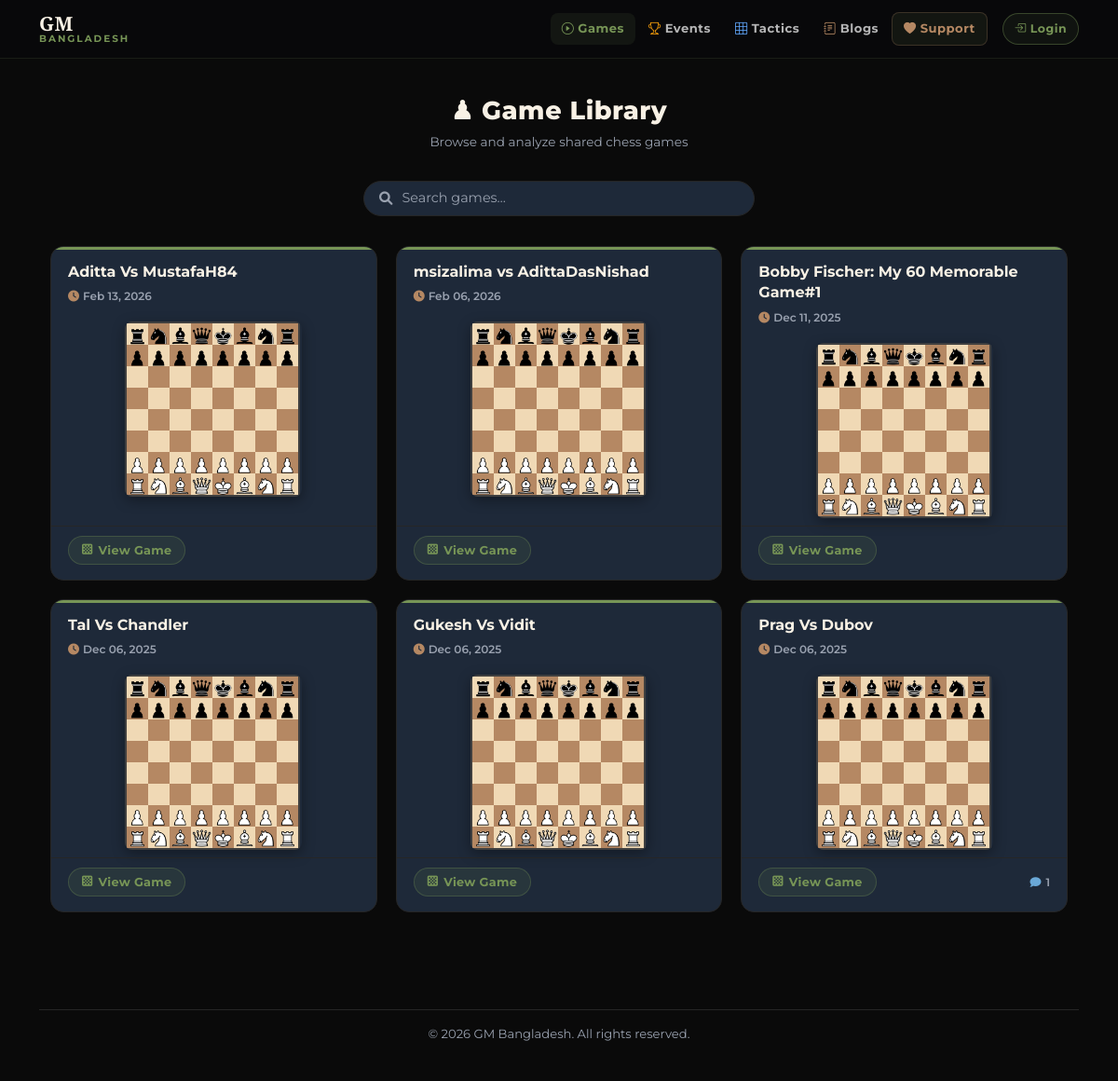
Before: /all-games/ with the older database file.
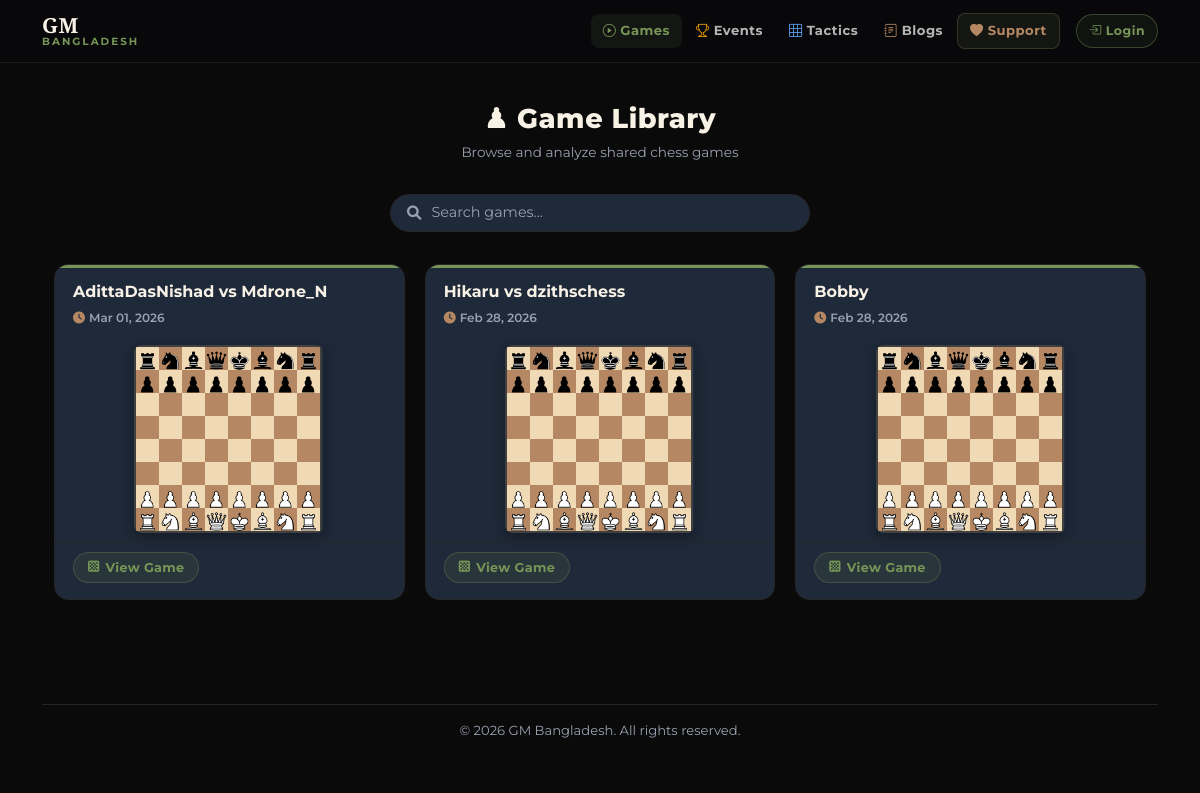
After: the same page with the newer database file.
### news/models.py (models this page shows, shortened)
class UploadedGame(models.Model):
    title = models.CharField(max_length=255)
    uploaded_by = models.ForeignKey(User, on_delete=models.CASCADE)
    pgn = models.TextField()  # always store PGN text here
    white_player = models.CharField(max_length=255, blank=True, null=True)
    black_player = models.CharField(max_length=255, blank=True, null=True)
    created_at = models.DateTimeField(auto_now_add=True)
    slug_link = models.SlugField(unique=True, blank=True, max_length=255)

### news/views.py (the view)
# urls.py: path('all-games/', views.all_games, name='all_games'),
def all_games(request):
    games = UploadedGame.objects.all().order_by("-created_at")
    return render(request, 'news/all_games.html', {'games': games})

### news/templates/news/all_games.html (shortened to what this page needs)
{% extends 'news/base.html' %}
{% load static %}
{% load widget_tweaks %}
{% block content %}
<link rel="stylesheet" href="{% static 'chessboardjs-1.0.0/css/chessboard-1.0.0.min.css' %}">
<div class="container py-4">
    <div class="page-header">
        <h4 class="page-title">♟ Game Library</h4>
        <p class="page-subtitle">Browse and analyze shared chess games</p>
    </div>
    <div class="search-wrap">
        <i class="fas fa-search"></i>
        <input type="text" id="game-search" placeholder="Search games…" autocomplete="off">
    </div>
    {% if games %}
    <div class="game-grid" id="game-container">
        {% for game in games %}
        <a href="{% url 'game_detail' game.slug_link %}" class="game-card"
           data-pgn="{{ game.pgn|escapejs }}" data-id="{{ game.id }}">
            <div class="card-header-content">
                <h3 class="card-game-title">{{ game.title }}</h3>
                <div class="card-meta">
                    <span><i class="fas fa-clock"></i> {{ game.created_at|date:"M d, Y" }}</span>
                </div>
            </div>
            <div class="card-board-wrap">
                <div class="mini-board-outer" id="board-{{ game.id }}"></div>
            </div>
            <div class="card-footer-content">
                <span class="view-btn">
                    <i class="fas fa-chess-board"></i> View Game
                </span>
                {% if game.comments.count %}
                <span class="comment-badge">
                    <i class="fas fa-comment"></i> {{ game.comments.count }}
                </span>
                {% endif %}
            </div>
        </a>
        {% endfor %}
    </div>
    {% endif %}
</div>
{% endblock %}

### news/templates/news/base.html (shortened to what this page needs)
<!DOCTYPE html>
<html lang="en">
<head>
    <link href="https://cdn.jsdelivr.net/npm/bootstrap@5.3.0/dist/css/bootstrap.min.css" rel="stylesheet">
    <link rel="stylesheet" href="https://cdn.jsdelivr.net/npm/bootstrap-icons@1.10.0/font/bootstrap-icons.css">
    <link rel="stylesheet" href="https://cdn.jsdelivr.net/gh/lipis/flag-icons@7.3.2/css/flag-icons.min.css" />
    <link rel="stylesheet" href="https://cdnjs.cloudflare.com/ajax/libs/font-awesome/6.0.0/css/all.min.css">
</head>
<body>
    <nav class="navbar navbar-expand-lg navbar-dark">
        <div class="container">
            <a class="navbar-brand d-flex align-items-center gap-2" href="{% url 'home' %}">
                <div class="logo-text">
                    <span class="logo-main">GM</span>
                    <span class="logo-sub">Bangladesh</span>
                </div>
            </a>
            <div class="collapse navbar-collapse" id="navbarNav">
                <ul class="navbar-nav ms-auto align-items-center">
                    <li class="nav-item">
                        <a class="nav-link" href="{% url 'all_games' %}">
                            <i class="bi bi-play-circle me-1" style="color:var(--chess-primary);"></i>Games
                        </a>
                    </li>
                    <li class="nav-item">
                        <a class="nav-link" href="{% url 'all_events' %}">
                            <i class="bi bi-trophy me-1" style="color:#f59e0b;"></i>Events
                        </a>
                    </li>
                    <li class="nav-item">
                        <a class="nav-link" href="{% url 'puzzle_list' %}">
                            <i class="bi bi-grid-3x3 me-1" style="color:#60a5fa;"></i>Tactics
                        </a>
                    </li>
                    <li class="nav-item">
                        <a class="nav-link" href="{% url 'all_blogs' %}">
                            <i class="bi bi-journal-text me-1" style="color:var(--chess-accent);"></i>Blogs
                        </a>
                    </li>
                    <li class="nav-item">
                        <a class="nav-link support-link" href="#" data-bs-toggle="modal" data-bs-target="#qrSupportModal">
                            <i class="bi bi-heart-fill me-1"></i>Support
                        </a>
                    </li>
                    <li><span class="nav-dot d-none d-lg-inline-block"></span></li>
                    {% if user.is_authenticated %}
                    <li class="nav-item dropdown">
                        <a class="nav-link dropdown-toggle d-flex align-items-center" href="#"
                           id="userDropdown" role="button" data-bs-toggle="dropdown" aria-expanded="false">
                            <span class="nav-user-avatar">{{ user.username|first|upper }}</span>
                            <span class="d-none d-lg-inline">{{ user.username }}</span>
                        </a>
                        <ul class="dropdown-menu dropdown-menu-end" aria-labelledby="userDropdown">
                            <li>
                                <a class="dropdown-item" href="{% url 'progress' %}">
                                    <i class="bi bi-person-circle"></i> Profile
                                </a>
                            </li>
                            <li><hr class="dropdown-divider"></li>
                            <li>
                                <a class="dropdown-item" href="{% url 'find_the_square' %}">
                                    <i class="bi bi-bullseye"></i> Vision Trainer
                                </a>
                            </li>
                            <li>
                                <a class="dropdown-item" href="{% url 'memory_test' %}">
                                    <i class="bi bi-sd-card-fill" style="color:#a855f7;"></i> Memory Trainer
                                </a>
                            </li>
                            <li><hr class="dropdown-divider"></li>
                            <li>
                                <a class="dropdown-item" href="{% url 'book_list' %}">
                                    <i class="bi bi-journal-bookmark-fill"></i> Books
                                </a>
                            </li>
                            <li>
                                <a class="dropdown-item" href="{% url 'game_page' %}">
                                    <i class="bi bi-diagram-3-fill"></i> Analyze
                                </a>
                            </li>
                            <li>
                                <a class="dropdown-item" href="{% url 'write_article' %}">
                                    <i class="bi bi-plus-circle-fill"></i> Create Post
                                </a>
                            </li>
                            <li><hr class="dropdown-divider"></li>
                            <li>
                                <form action="{% url 'logout' %}" method="post">
                                    {% csrf_token %}
                                    <button type="submit" class="dropdown-item">
                                        <i class="bi bi-box-arrow-right"></i> Logout
                                    </button>
                                </form>
                            </li>
                        </ul>
                    </li>
                    {% else %}
                    <li class="nav-item">
                        <a class="nav-link nav-login-btn" href="{% url 'login' %}">
                            <i class="bi bi-box-arrow-in-right me-1"></i>Login
                        </a>
                    </li>
                    {% endif %}
                </ul>
            </div>
        </div>
    </nav>
    <div class="container content py-3">
        {% block content %}{% endblock %}
        <footer class="footer-text text-center mt-5 pt-3" style="border-top: 1px solid var(--border);">
        </footer>
    </div>
    {% load static %}
</body>
</html>

### news/templates/news/base.html (style rules this page uses)
:root { --chess-dark: oklch(14.5% 0 0); --navbar-color: #09090b; --chess-light: #f8f1e5; --chess-primary: #779556; --chess-secondary: #ebecd0; --chess-accent: #b58863; --chess-red: #c84b4b; --dark-gray: #2a2a2a; --slate-gray: #4b4b4b; --light-gray: #a3a3a3; --warm-accent: #d76a6a; --cool-accent: #6aa8d7; --warm-orange: #d87a2a; --cool-teal: #2aa6a6; --card-color: oklch(27.8% .033 256.848); --color-gray-400: oklch(70.7% .022 261.325); --border: oklch(26.9% 0 0); --status: oklch(52.7% .154 150.069); --box: #232323; --move: #ebebeb; --move-hover: #b9b9b9; --move-active: #292b32b3; --notation-box: #0f1013b3; }
html, body { height: 100%; font-family: 'Montserrat', sans-serif; }
body { display: flex; flex-direction: column; background-color: var(--chess-dark); color: var(--chess-light); }
.content { flex: 1 0 auto; }
footer { flex-shrink: 0; }
.navbar { background: rgba(9,9,11,0.96) !important; backdrop-filter: blur(12px); border-bottom: 1px solid rgba(119,149,86,0.15); padding: 0 0; position: sticky; top: 0; z-index: 1030; }
.navbar .container { padding-top: 10px; padding-bottom: 10px; }
.navbar-brand { gap: 10px; text-decoration: none; }
.logo-text { display: flex; flex-direction: column; line-height: 1; }
.logo-main { font-family: 'Playfair Display', serif; font-weight: 700; font-size: 1.3rem; color: var(--chess-light); letter-spacing: 0.5px; }
.logo-sub { font-size: 0.65rem; font-weight: 700; letter-spacing: 2px; text-transform: uppercase; color: var(--chess-primary); margin-top: 1px; }
.navbar-nav { gap: 2px; align-items: center; }
.nav-link { font-size: 0.82rem; font-weight: 700; letter-spacing: 0.5px; color: rgba(255,255,255,0.7) !important; padding: 7px 12px !important; border-radius: 8px; transition: all 0.18s ease; position: relative; }
.nav-link.active-nav { color: var(--chess-primary) !important; background: rgba(119,149,86,0.1); }
.nav-link.support-link { color: var(--chess-accent) !important; border: 1px solid rgba(181,136,99,0.25); }
.nav-dot { width: 4px; height: 4px; border-radius: 50%; margin: 0 4px; display: none; vertical-align: middle; }
.nav-login-btn { font-size: 0.78rem; font-weight: 700; padding: 6px 16px; border-radius: 99px; border: 1px solid rgba(119,149,86,0.4); color: var(--chess-primary) !important; background: rgba(119,149,86,0.08); transition: all 0.18s; }
a { text-decoration: none; color: var(--chess-light); }
footer { background-color: var(--chess-dark); color: var(--color-gray-400); padding: 1.5rem 0; font-size: 0.82rem; }

Changed rows visible on the page:
removed UploadedGame: title "Aditta Vs MustafaH84", created_at "Feb 13, 2026"
removed UploadedGame: title "msizalima vs AdittaDasNishad", created_at "Feb 06, 2026"
removed UploadedGame: title "Bobby Fischer: My 60 Memorable Game#1", created_at "Dec 11, 2025"
removed UploadedGame: title "Tal Vs Chandler", created_at "Dec 06, 2025"
removed UploadedGame: title "Gukesh Vs Vidit", created_at "Dec 06, 2025"
removed UploadedGame: title "Prag Vs Dubov", created_at "Dec 06, 2025", comments.count "1"
added UploadedGame: title "AdittaDasNishad vs Mdrone_N", created_at "Mar 01, 2026"
added UploadedGame: title "Hikaru vs dzithschess", created_at "Feb 28, 2026"
added UploadedGame: title "Bobby", created_at "Feb 28, 2026"
